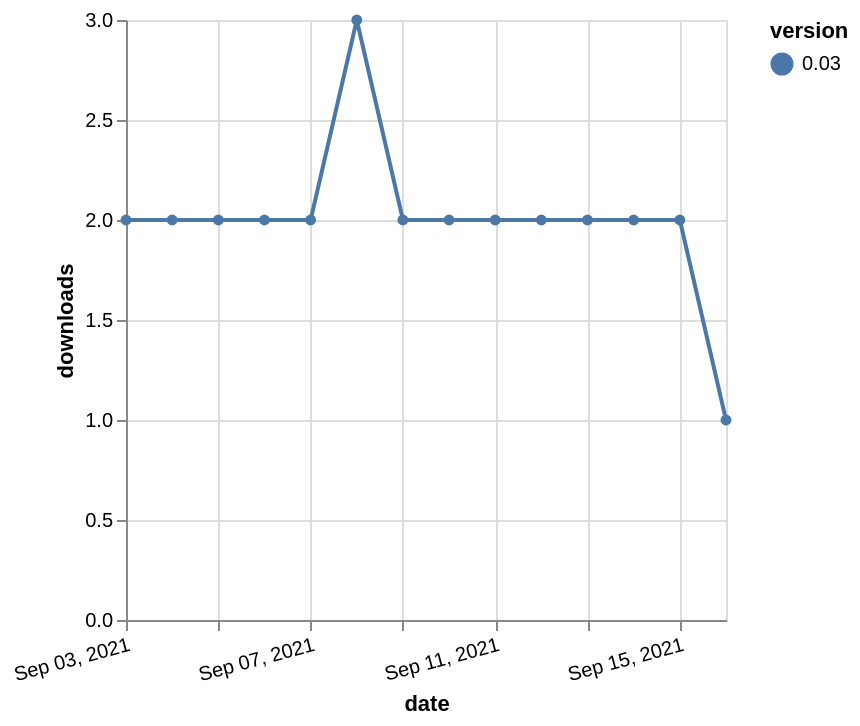

The specification (Vega-Lite) saved for this image:
### Vega-Lite specification from a JSON file in a GitHub repository (floating-point values rounded to 4 significant figures)
{"$schema": "https://vega.github.io/schema/vega-lite/v5.json", "description": "A simple bar chart with embedded data.", "data": {"values": [{"date": "2021-09-03", "total": 1801, "delta": 2, "version": "0.03"}, {"date": "2021-09-04", "total": 1803, "delta": 2, "version": "0.03"}, {"date": "2021-09-05", "total": 1805, "delta": 2, "version": "0.03"}, {"date": "2021-09-06", "total": 1807, "delta": 2, "version": "0.03"}, {"date": "2021-09-07", "total": 1809, "delta": 2, "version": "0.03"}, {"date": "2021-09-08", "total": 1812, "delta": 3, "version": "0.03"}, {"date": "2021-09-09", "total": 1814, "delta": 2, "version": "0.03"}, {"date": "2021-09-10", "total": 1816, "delta": 2, "version": "0.03"}, {"date": "2021-09-11", "total": 1818, "delta": 2, "version": "0.03"}, {"date": "2021-09-12", "total": 1820, "delta": 2, "version": "0.03"}, {"date": "2021-09-13", "total": 1822, "delta": 2, "version": "0.03"}, {"date": "2021-09-14", "total": 1824, "delta": 2, "version": "0.03"}, {"date": "2021-09-15", "total": 1826, "delta": 2, "version": "0.03"}, {"date": "2021-09-16", "total": 1827, "delta": 1, "version": "0.03"}]}, "width": "container", "mark": {"type": "line", "point": {"filled": true}}, "encoding": {"x": {"field": "date", "type": "temporal", "timeUnit": "yearmonthdate", "title": "date", "axis": {"labelAngle": -15}}, "y": {"field": "delta", "type": "quantitative", "title": "downloads"}, "color": {"field": "version", "type": "nominal"}, "tooltip": {"field": "delta"}}}
